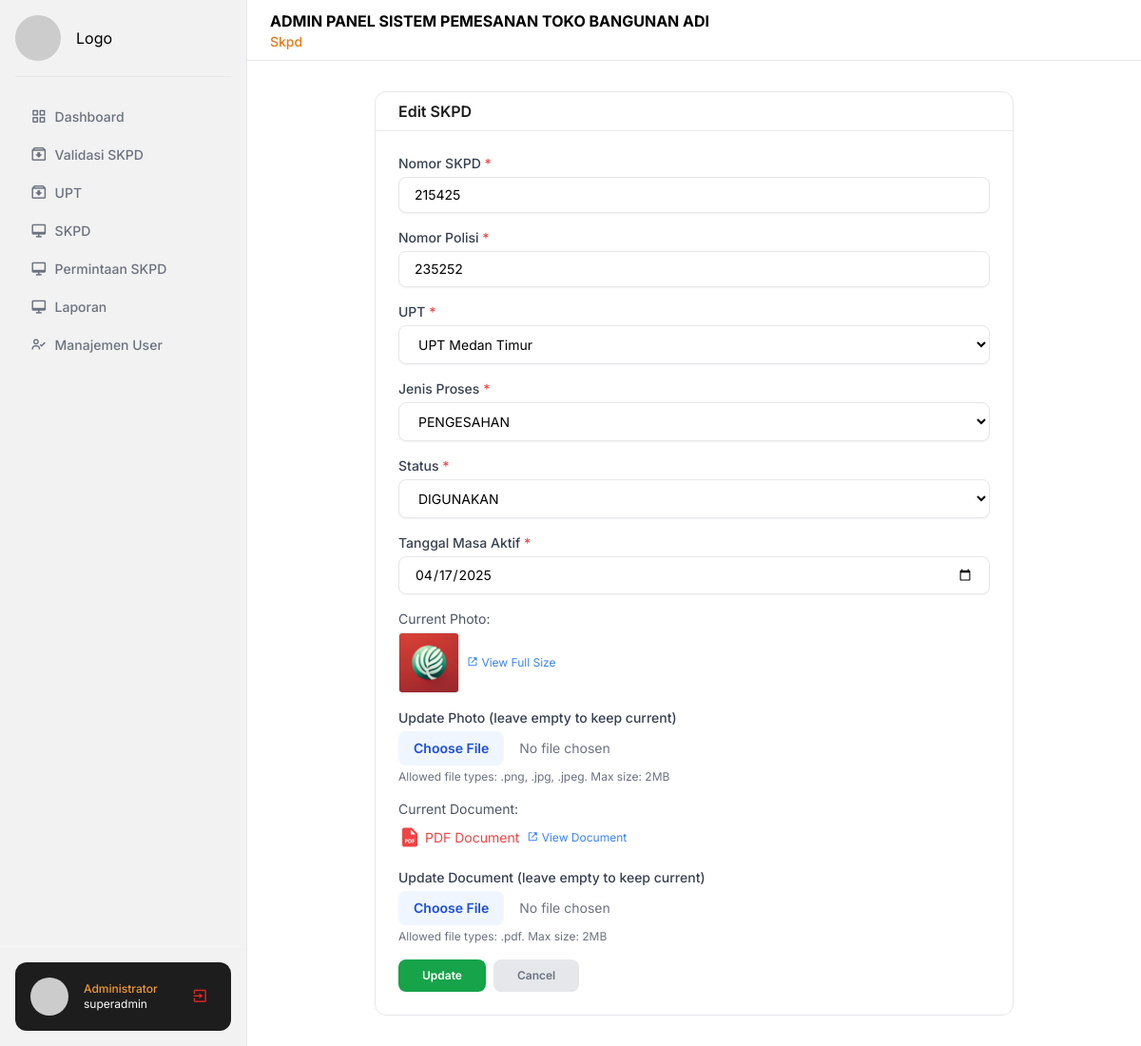
Page /main/?page=skpd&act=edit&id=4 (signed in) on the committed database.
### tables this page shows
CREATE TABLE `tb_skpd` (
  `id` int NOT NULL,
  `nomor_skpd` varchar(100) NOT NULL,
  `nomor_polisi` varchar(100) NOT NULL,
  `jenis_proses` varchar(255) DEFAULT NULL,
  `upt_id` int NOT NULL,
  `status` enum('DIGUNAKAN','BATAL','RUSAK') NOT NULL,
  `masa_aktif` date NOT NULL,
  `upload_bukti` text,
  `berita_acara` text,
  `createdAt` datetime NOT NULL,
  `updatedAt` datetime NOT NULL
);

### utilities/func/query.php (called while the page is built, shortened)
<?php
function getData(
  $table,
  $columns = "*",
  $join = "",
  $condition = "",
  $orderBy = "",
  $limit = ""
) {
  global $conn;
  $query = "SELECT $columns FROM $table";
  if (!empty($condition)) {
    $query .= " WHERE $condition";
  }
  $statement = mysqli_prepare($conn, $query);
  mysqli_stmt_execute($statement);
  $data = array();
  $result = mysqli_stmt_get_result($statement);
  while ($row = mysqli_fetch_assoc($result)) {
    $data[] = $row;
  }
  return $data;
}

### components/select/select.php (the view)
<?php
function baseSelect(
  $label,
  $name,
  $dataOption,
  $valueOption,
  $labelOption,
  $defaultOption,
  $selectedOption = '',
  $required = false,
) {
  $requiredAttr = $required ? 'required' : '';
  $requiredLabel = $required ? ' <span class="text-red-500">*</span>' : '';
  $selectHTML = "
    <div>
      <label class='block text-sm font-medium text-gray-700'>{$label}{$requiredLabel}</label>
      <select name='{$name}' class='bg-white mt-1 w-full rounded-lg border py-2.5 px-4 border-gray-200 shadow-sm sm:text-sm' {$requiredAttr}>
        <option value=''>{$defaultOption}</option>";
  foreach ($dataOption as $option) {
    $selected = ($option[$valueOption] == $selectedOption) ? 'selected' : '';
    $selectHTML .= "<option value='{$option[$valueOption]}' {$selected}>{$option[$labelOption]}</option>";
  }
  $selectHTML .= "</select>
    </div>";
  return $selectHTML;
}
?>

### main/pages/skpd/edit.php (shortened to what this page needs)
<?php
require '../components/input/input.php';
require '../components/select/select.php';
require '../components/date/date.php';
require '../components/upload/file-upload.php';
$id = isset($_GET['id']) ? $_GET['id'] : '';
$skpdData = getData('tb_skpd', '*', '', "id = '$id'");
$skpd = $skpdData[0];
$StatusProc = [
  ['value' => 'DIGUNAKAN', 'label' => 'DIGUNAKAN'],
  ['value' => 'BATAL', 'label' => 'BATAL'],
  ['value' => 'RUSAK', 'label' => 'RUSAK']
];
$JenisProses = [
  ['value' => 'GANTI STNK', 'label' => 'GANTI STNK'],
  ['value' => 'BBN RUBENTINA', 'label' => 'BBN RUBENTINA'],
  ['value' => 'PENGESAHAN', 'label' => 'PENGESAHAN'],
  ['value' => 'FISKAL', 'label' => 'FISKAL'],
  ['value' => 'KENDARAAN BARU', 'label' => 'KENDARAAN BARU'],
  ['value' => 'LAPOR ANTAR TIBA PROVINSI', 'label' => 'LAPOR ANTAR TIBA PROVINSI'],
];
$listUPT = getData('tb_upt');
?>
<div class="border rounded-xl max-w-2xl mx-auto">
  <div class="px-6 py-2 flex justify-between items-center">
    <h1 class="font-semibold text-[#1d1d1d]">Edit SKPD</h1>
  </div>
  <hr>
  <div class="p-6">
    <form method="POST" enctype="multipart/form-data">
      <div class="space-y-4">
        <?= baseInput('Nomor SKPD', 'nomor_skpd', true, 'text', $skpd['nomor_skpd'], 'Enter SKPD Number', 'off') ?>
        <?= baseInput('Nomor Polisi', 'nomor_polisi', true, 'text', $skpd['nomor_polisi'], 'Enter Police Number', 'off') ?>
        <?= baseSelect('UPT', 'upt_id', $listUPT, 'id', 'nama', 'Select UPT', $skpd['upt_id'], true) ?>
        <?= baseSelect('Jenis Proses', 'jenis_proses', $JenisProses, 'value', 'label', 'Jenis Proses', $skpd['jenis_proses'], true); ?>
        <?= baseSelect('Status', 'status', $StatusProc, 'value', 'label', 'Status', $skpd['status'], true); ?>
        <?= baseDate(
          'Tanggal Masa Aktif',
          'masa_aktif',
          true,
          date('Y-m-d', strtotime($skpd['masa_aktif'])),
          'Select Date'
        ) ?>
        <?php if (!empty($skpd['upload_bukti'])): ?>
          <div class="mb-2">
            <p class="text-sm text-gray-600 mb-1">Current Photo:</p>
            <?php
            $fileExtension = pathinfo($skpd['upload_bukti'], PATHINFO_EXTENSION);
            if (in_array(strtolower($fileExtension), ['jpg', 'jpeg', 'png'])):
            ?>
              <div class="flex items-center gap-2">
                <img src="../public/<?= $skpd['upload_bukti'] ?>" alt="Current Photo" class="h-16 w-16 object-cover rounded border">
                <a href="../public/<?= $skpd['upload_bukti'] ?>" target="_blank" class="text-blue-500 hover:text-blue-700 text-xs">
                  <i class="bx bx-link-external"></i> View Full Size
                </a>
              </div>
            <?php else: ?>
              <p class="text-sm text-gray-500">No image available</p>
            <?php endif; ?>
          </div>
        <?php endif; ?>
        <?= baseFileUpload(
          'Update Photo (leave empty to keep current)',
          'upload_bukti',
          false,
          ['image/png', 'image/jpeg'],
          2097152
        ) ?>
        <?php if (!empty($skpd['berita_acara'])): ?>
          <div class="mb-2">
            <p class="text-sm text-gray-600 mb-1">Current Document:</p>
            <?php
            $fileExtension = pathinfo($skpd['berita_acara'], PATHINFO_EXTENSION);
            if (strtolower($fileExtension) == 'pdf'):
            ?>
              <div class="flex items-center gap-2">
                <div class="flex items-center text-red-500">
                  <i class="bx bxs-file-pdf text-2xl"></i>
                  <span class="ml-1 text-sm">PDF Document</span>
                </div>
                <a href="../public/<?= $skpd['berita_acara'] ?>" target="_blank" class="text-blue-500 hover:text-blue-700 text-xs">
                  <i class="bx bx-link-external"></i> View Document
                </a>
              </div>
            <?php else: ?>
              <p class="text-sm text-gray-500">No document available</p>
            <?php endif; ?>
          </div>
        <?php endif; ?>
        <?= baseFileUpload(
          'Update Document (leave empty to keep current)',
          'berita_acara',
          false,
          ['application/pdf'],
          2097152
        ) ?>
        <div class="flex items-center gap-2">
          <button type="submit" class="text-center py-2 px-6 inline-flex items-center gap-x-1 text-xs font-semibold rounded-lg border border-transparent bg-green-600 text-white hover:bg-green-700 disabled:opacity-50 disabled:pointer-events-none transition-all">
            <span>Update</span>
          </button>
          <a href="?page=skpd" class="text-center py-2 px-6 inline-flex items-center gap-x-1 text-xs font-semibold rounded-lg border border-transparent bg-gray-200 text-gray-500 hover:bg-gray-300 disabled:opacity-50 disabled:pointer-events-none transition-all">
            Cancel
          </a>
        </div>
      </div>
    </form>
  </div>
</div>

### components/input/input.php
<?php
function baseInput(
  $label,
  $name,
  $required = false,
  $type = 'text',
  $value = '',
  $placeholder = '',
  $autocomplete = 'off'
) {
  $requiredAttr = $required ? 'required' : '';
  $requiredLabel = $required ? ' <span class="text-red-500">*</span>' : '';
  return "
    <div>
      <label class='block text-sm font-medium text-gray-700'>{$label}{$requiredLabel}</label>
      <input type='{$type}' name='{$name}' value='{$value}' placeholder='{$placeholder}' autocomplete='{$autocomplete}' class='mt-1 w-full rounded-lg border py-2 px-4 border-gray-200 shadow-sm sm:text-sm' {$requiredAttr} />
    </div>
  ";
}

### components/date/date.php
<?php
function baseDate(
    $label,
    $name,
    $required = false,
    $value = '',
    $min = '',
    $max = ''
) {
    $requiredAttr = $required ? 'required' : '';
    $requiredLabel = $required ? ' <span class="text-red-500">*</span>' : '';
    $minAttr = $min ? "min='{$min}'" : '';
    $maxAttr = $max ? "max='{$max}'" : '';
    return "
    <div>
      <label class='block text-sm font-medium text-gray-700'>{$label}{$requiredLabel}</label>
      <input type='date' name='{$name}' value='{$value}' {$minAttr} {$maxAttr} class='mt-1 w-full rounded-lg border py-2 px-4 border-gray-200 shadow-sm sm:text-sm' {$requiredAttr} />
    </div>
  ";
}

### assets/css/index.css (style rules this page uses)
* { font-family: "Inter", sans-serif; }

### rows in the picture
tb_skpd: nomor_skpd "215425", nomor_polisi "235252", masa_aktif "04/17/2025", upload_bukti (picture)

### other values in the picture
$menu['label'] "Dashboard"
$menu['label'] "Validasi SKPD"
$menu['label'] "UPT"
$menu['label'] "SKPD"
$menu['label'] "Permintaan SKPD"
$menu['label'] "Laporan"
$menu['label'] "Manajemen User"
$_SESSION['username'] "superadmin"
$head_title "Skpd"
$label "Nomor SKPD Nomor Polisi"
$label "UPT Jenis Proses Status"
$label "Tanggal Masa Aktif"
$label "Update Photo (leave empty to keep current) Update Document (leave empty to keep current)"
$allowedExtText ".png, .jpg, .jpeg .pdf"
$maxSize / 1048576 "2 2"
